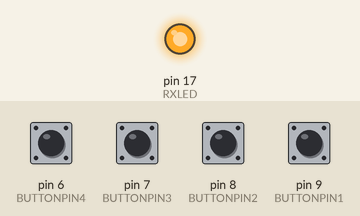
The sketch below on a simulated Arduino Leonardo, built with avr-gcc and run on an emulated ATmega32U4. Parts: output pins drawn as LEDs (lit = HIGH). The test bench sets the inputs (shaded band); at power-on: pin 6 (BUTTONPIN4), pin 7 (BUTTONPIN3), pin 8 (BUTTONPIN2), pin 9 (BUTTONPIN1) HIGH. USB keyboard and mouse output is not drawn.

Above: at 1.2 s.
1.3 s: pin 6 (BUTTONPIN4) pulled LOW for 0.15 s
At 1.4 s:
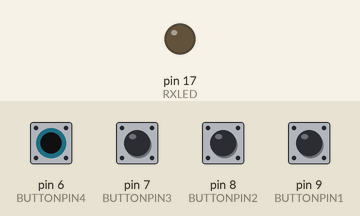
Timing chart, 0 to 4.3 s (numbered marks = the images above; inputs shaded):
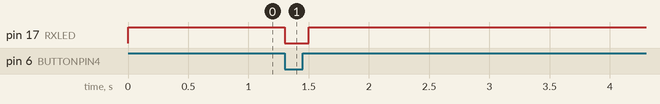

The sketch:

zoom-button-box.ino
```cpp
#include <Keyboard.h>

const int RXLED = 17;  // The RX LED has a defined Arduino pin
const int BUTTONPIN1 = 9;
const int BUTTONPIN2 = 8;
const int BUTTONPIN3 = 7;
const int BUTTONPIN4 = 6;

// current state of the button
int buttonState1 = 0;
int buttonState2 = 0;
int buttonState3 = 0;
int buttonState4 = 0;

// previous state of the button
int lastButtonState1 = 0;
int lastButtonState2 = 0;
int lastButtonState3 = 0;
int lastButtonState4 = 0;

void setup() {
  pinMode(RXLED, OUTPUT);  // Set RX LED as an output
  digitalWrite(RXLED, HIGH);   // set the RX LED OFF

  pinMode(BUTTONPIN1, INPUT);
  digitalWrite(BUTTONPIN1, HIGH);  // Pull the button high

  pinMode(BUTTONPIN2, INPUT);
  digitalWrite(BUTTONPIN2, HIGH);  // Pull the button high

  pinMode(BUTTONPIN3, INPUT);
  digitalWrite(BUTTONPIN3, HIGH);  // Pull the button high

  pinMode(BUTTONPIN4, INPUT);
  digitalWrite(BUTTONPIN4, HIGH);  // Pull the button high

  Keyboard.begin();
}

void loop() {
  buttonState1 = digitalRead(BUTTONPIN1);
  buttonState2 = digitalRead(BUTTONPIN2);
  buttonState3 = digitalRead(BUTTONPIN3);
  buttonState4 = digitalRead(BUTTONPIN4);

  if (buttonState1 != lastButtonState1) {
    if (buttonState1 == LOW) {
      digitalWrite(RXLED, LOW);   // set the RX LED ON
      // MUTE TOGGLE COMBO
      Keyboard.press(KEY_LEFT_GUI);
      Keyboard.press(KEY_LEFT_SHIFT);
      Keyboard.press('a');
      delay(100);              // wait
      Keyboard.releaseAll();
    }
  }

  if (buttonState2 != lastButtonState2) {
    if (buttonState2 == LOW) {
      digitalWrite(RXLED, LOW);   // set the RX LED ON
      // VIDEO TOGGLE COMBO
      Keyboard.press(KEY_LEFT_GUI);
      Keyboard.press(KEY_LEFT_SHIFT);
      Keyboard.press('v');
      delay(100);              // wait
      Keyboard.releaseAll();
    }
  }

  if (buttonState3 != lastButtonState3) {
    if (buttonState3 == LOW) {
      digitalWrite(RXLED, LOW);   // set the RX LED ON
      // SHARE SCREEN
      Keyboard.press(KEY_LEFT_GUI);
      Keyboard.press(KEY_LEFT_SHIFT);
      Keyboard.press('s');
      delay(100);              // wait
      Keyboard.releaseAll();
    }
  }

  if (buttonState4 != lastButtonState4) {
    if (buttonState4 == LOW) {
      digitalWrite(RXLED, LOW);   // set the RX LED ON
      // END MEETING COMBO
      Keyboard.press(KEY_LEFT_GUI);
      Keyboard.press('w');
      delay(100);              // wait
      Keyboard.releaseAll();
    }
  }

  delay(100);              // wait to debounce
  digitalWrite(RXLED, HIGH);   // set the RX LED OFF

  // save the current state as the last state, for next time through the loop
  lastButtonState1 = buttonState1;
  lastButtonState2 = buttonState2;
  lastButtonState3 = buttonState3;
  lastButtonState4 = buttonState4;
}
```

Measured:
- after the input at 1.3 s, pin 17 (RXLED): HIGH → LOW at once, → HIGH 0.20 s later
